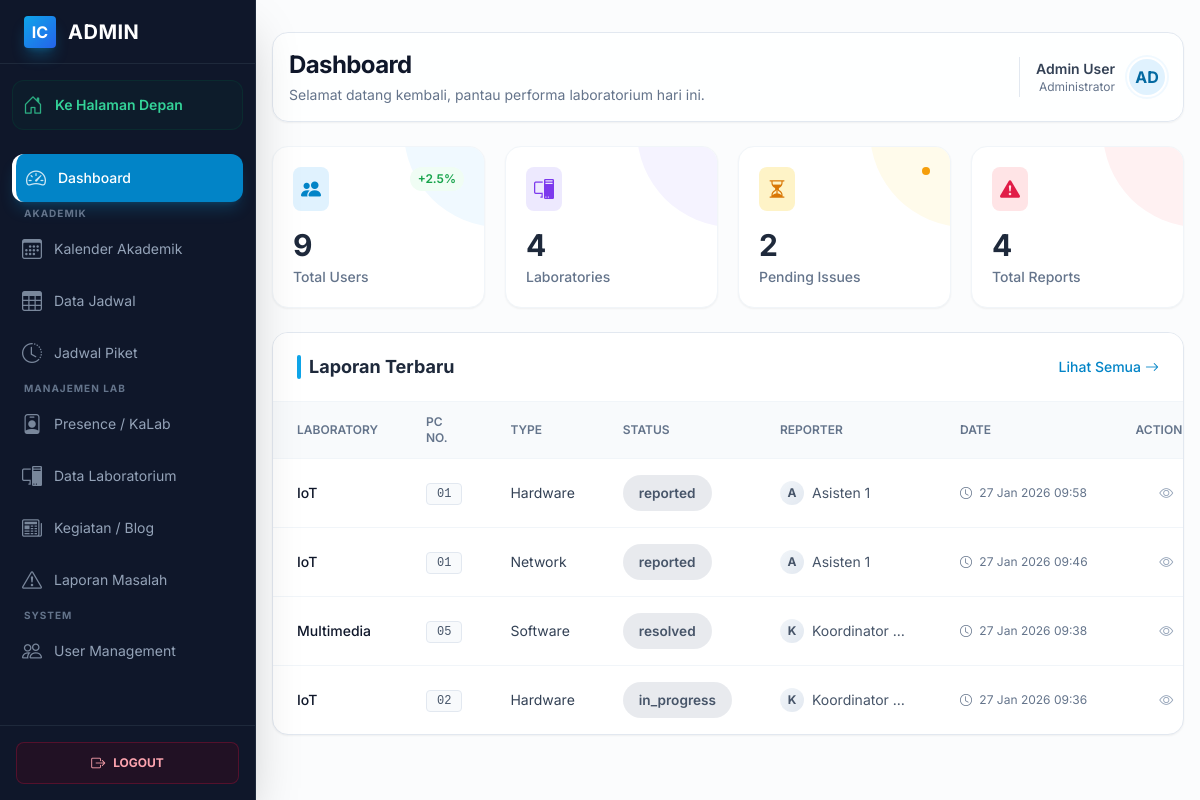
/public/admin/dashboard (signed in), run on the app's committed database.
### tables this page shows
CREATE TABLE `lab_problems` (
  `id` int(11) NOT NULL AUTO_INCREMENT,
  `laboratory_id` int(11) NOT NULL,
  `pc_number` varchar(50) DEFAULT NULL,
  `problem_type` enum('hardware','software','network','other') NOT NULL,
  `description` text NOT NULL,
  `status` enum('reported','in_progress','resolved') DEFAULT 'reported',
  `reported_by` int(11) NOT NULL,
  `assigned_to` int(11) DEFAULT NULL,
  `reported_at` timestamp NOT NULL DEFAULT current_timestamp(),
  `started_at` datetime DEFAULT NULL,
  `completed_at` datetime DEFAULT NULL,
  PRIMARY KEY (`id`),
  KEY `reported_by` (`reported_by`),
  KEY `idx_lab_problems_status` (`status`),
  KEY `idx_lab_problems_lab` (`laboratory_id`),
  KEY `fk_lab_problems_assigned` (`assigned_to`),
  CONSTRAINT `fk_lab_problems_assigned` FOREIGN KEY (`assigned_to`) REFERENCES `users` (`id`) ON DELETE SET NULL,
  CONSTRAINT `lab_problems_ibfk_1` FOREIGN KEY (`laboratory_id`) REFERENCES `laboratories` (`id`) ON DELETE CASCADE,
  CONSTRAINT `lab_problems_ibfk_2` FOREIGN KEY (`reported_by`) REFERENCES `users` (`id`) ON DELETE CASCADE
);

CREATE TABLE `laboratories` (
  `id` int(11) NOT NULL AUTO_INCREMENT,
  `lab_name` varchar(100) NOT NULL,
  `image` varchar(255) DEFAULT NULL,
  `description` text DEFAULT NULL,
  `pc_count` int(11) DEFAULT 0,
  `tv_count` int(11) DEFAULT 0,
  `capacity` int(11) DEFAULT 0,
  `status` enum('active','maintenance','inactive') DEFAULT 'active',
  `location` varchar(100) DEFAULT NULL,
  `building` varchar(50) DEFAULT NULL,
  `floor` varchar(10) DEFAULT NULL,
  `room_number` varchar(20) DEFAULT NULL,
  PRIMARY KEY (`id`)
);

CREATE TABLE `users` (
  `id` int(11) NOT NULL AUTO_INCREMENT,
  `name` varchar(100) NOT NULL,
  `email` varchar(100) NOT NULL,
  `phone` varchar(20) DEFAULT NULL,
  `password` varchar(255) NOT NULL,
  `role_id` int(11) NOT NULL,
  `status` enum('active','inactive') DEFAULT 'active',
  `created_at` timestamp NOT NULL DEFAULT current_timestamp(),
  PRIMARY KEY (`id`),
  UNIQUE KEY `email` (`email`),
  KEY `idx_users_email` (`email`),
  KEY `idx_users_role` (`role_id`),
  CONSTRAINT `users_ibfk_1` FOREIGN KEY (`role_id`) REFERENCES `roles` (`id`)
);

### app/views/admin/dashboard.php (the view, shortened to what the rows shown need)
<?php include APP_PATH . '/views/layouts/header.php'; ?>
<div class="admin-layout antialiased bg-slate-50/50 min-h-screen relative text-slate-800">
    <?php include APP_PATH . '/views/layouts/sidebar.php'; ?>
    <main class="p-4 sm:ml-64 pt-8 transition-all duration-300">
        <div class="max-w-7xl mx-auto space-y-6">
            <div class="flex flex-col md:flex-row justify-between items-start md:items-center gap-4 bg-white/80 backdrop-blur-sm p-4 rounded-2xl border border-slate-200 shadow-sm">
                <div>
                    <h1 class="text-2xl font-bold tracking-tight text-slate-900">Dashboard</h1>
                    <p class="text-slate-500 text-sm mt-1">Selamat datang kembali, pantau performa laboratorium hari ini.</p>
                </div>
                <div class="flex items-center gap-3 pl-4 md:border-l md:border-slate-200">
                    <div class="text-right hidden sm:block">
                        <p class="text-sm font-semibold text-slate-700"><?= e($userName) ?></p>
                        <p class="text-xs text-slate-500">Administrator</p>
                    </div>
                    <div class="w-10 h-10 rounded-full bg-primary-100 flex items-center justify-center text-primary-700 font-bold border-2 border-white shadow-sm ring-2 ring-primary-50">
                        <?= strtoupper(substr($userName, 0, 2)) ?>
                    </div>
                </div>
            </div>
            <div class="admin-content space-y-6">
                <div class="grid grid-cols-1 sm:grid-cols-2 lg:grid-cols-4 gap-5">
                    <div class="group bg-white p-5 rounded-2xl border border-slate-100 shadow-sm hover:shadow-md transition-all duration-300 relative overflow-hidden">
                        <div class="relative z-10">
                            <div class="flex justify-between items-start mb-4">
                                <div class="p-2 bg-primary-100 text-primary-600 rounded-lg">
                                    <i class="bi bi-people-fill text-xl"></i>
                                </div>
                                <span class="text-xs font-semibold text-green-600 bg-green-50 px-2 py-1 rounded-full">+2.5%</span>
                            </div>
                            <div class="stat-value text-3xl font-bold text-slate-800"><?= $statistics['total_users'] ?? 0 ?></div>
                            <div class="stat-label text-slate-500 text-sm font-medium mt-1">Total Users</div>
                        </div>
                    </div>
                    <div class="group bg-white p-5 rounded-2xl border border-slate-100 shadow-sm hover:shadow-md transition-all duration-300 relative overflow-hidden">
                        <div class="absolute right-0 top-0 w-24 h-24 bg-violet-50 rounded-bl-full -mr-4 -mt-4 transition-transform group-hover:scale-110"></div>
                        <div class="relative z-10">
                            <div class="flex justify-between items-start mb-4">
                                <div class="p-2 bg-violet-100 text-violet-600 rounded-lg">
                                    <i class="bi bi-pc-display text-xl"></i>
                                </div>
                            </div>
                            <div class="stat-value text-3xl font-bold text-slate-800"><?= $statistics['total_laboratories'] ?? 0 ?></div>
                            <div class="stat-label text-slate-500 text-sm font-medium mt-1">Laboratories</div>
                        </div>
                    </div>
                    <div class="group bg-white p-5 rounded-2xl border border-slate-100 shadow-sm hover:shadow-md transition-all duration-300 relative overflow-hidden">
                        <div class="absolute right-0 top-0 w-24 h-24 bg-amber-50 rounded-bl-full -mr-4 -mt-4 transition-transform group-hover:scale-110"></div>
                        <div class="relative z-10">
                            <div class="flex justify-between items-start mb-4">
                                <div class="p-2 bg-amber-100 text-amber-600 rounded-lg">
                                    <i class="bi bi-hourglass-split text-xl"></i>
                                </div>
                                <?php if(($statistics['pending_problems'] ?? 0) > 0): ?>
                                    <span class="animate-pulse w-2 h-2 rounded-full bg-amber-500"></span>
                                <?php endif; ?>
                            </div>
                            <div class="stat-value text-3xl font-bold text-slate-800"><?= $statistics['pending_problems'] ?? 0 ?></div>
                            <div class="stat-label text-slate-500 text-sm font-medium mt-1">Pending Issues</div>
                        </div>
                    </div>
                    <div class="group bg-white p-5 rounded-2xl border border-slate-100 shadow-sm hover:shadow-md transition-all duration-300 relative overflow-hidden">
                        <div class="absolute right-0 top-0 w-24 h-24 bg-rose-50 rounded-bl-full -mr-4 -mt-4 transition-transform group-hover:scale-110"></div>
                        <div class="relative z-10">
                            <div class="flex justify-between items-start mb-4">
                                <div class="p-2 bg-rose-100 text-rose-600 rounded-lg">
                                    <i class="bi bi-exclamation-triangle-fill text-xl"></i>
                                </div>
                            </div>
                            <div class="stat-value text-3xl font-bold text-slate-800"><?= $statistics['total_problems'] ?? 0 ?></div>
                            <div class="stat-label text-slate-500 text-sm font-medium mt-1">Total Reports</div>
                        </div>
                    </div>
                </div>
                <div class="bg-white border border-slate-200 rounded-2xl shadow-sm overflow-hidden">
                    <div class="px-6 py-5 border-b border-slate-100 flex justify-between items-center bg-white">
                        <div class="flex items-center gap-2">
                            <div class="w-1 h-6 bg-primary-500 rounded-full"></div>
                            <h2 class="text-lg font-bold text-slate-800">Laporan Terbaru</h2>
                        </div>
                        <a href="<?= url('/admin/problems') ?>" class="text-sm text-primary-600 hover:text-primary-700 font-medium hover:underline flex items-center gap-1">
                            Lihat Semua <i class="bi bi-arrow-right"></i>
                        </a>
                    </div>
                    <div class="overflow-x-auto">
                        <?php if (!empty($recentProblems)): ?>
                            <table class="w-full text-sm text-left text-slate-600">
                                <thead class="text-xs text-slate-500 uppercase bg-slate-50 border-b border-slate-100">
                                    <tr>
                                        <th scope="col" class="px-6 py-3 font-semibold">Laboratory</th>
                                        <th scope="col" class="px-6 py-3 font-semibold">PC No.</th>
                                        <th scope="col" class="px-6 py-3 font-semibold">Type</th>
                                        <th scope="col" class="px-6 py-3 font-semibold">Status</th>
                                        <th scope="col" class="px-6 py-3 font-semibold">Reporter</th>
                                        <th scope="col" class="px-6 py-3 font-semibold">Date</th>
                                        <th scope="col" class="px-6 py-3 font-semibold text-right">Action</th>
                                    </tr>
                                </thead>
                                <tbody class="divide-y divide-slate-100">
                                    <?php foreach (array_slice($recentProblems, 0, 10) as $problem): ?>
                                        <tr class="hover:bg-slate-50/80 transition-colors duration-150">
                                            <td class="px-6 py-4 font-medium text-slate-900"><?= e($problem['lab_name']) ?></td>
                                            <td class="px-6 py-4">
                                                <span class="inline-flex items-center px-2.5 py-0.5 rounded border border-slate-200 bg-slate-50 text-slate-600 text-xs font-medium font-mono">
                                                    <?= e($problem['pc_number']) ?>
                                                </span>
                                            </td>
                                            <td class="px-6 py-4 text-slate-700"><?= getProblemTypeLabel($problem['problem_type']) ?></td>
                                            <td class="px-6 py-4">
                                                <?= getStatusBadge($problem['status']) ?>
                                            </td>
                                            <td class="px-6 py-4">
                                                <div class="flex items-center gap-2">
                                                    <div class="w-6 h-6 rounded-full bg-gradient-to-br from-slate-100 to-slate-200 flex items-center justify-center text-xs text-slate-600 font-bold">
                                                        <?= substr($problem['reporter_name'], 0, 1) ?>
                                                    </div>
                                                    <span class="truncate max-w-[100px]"><?= e($problem['reporter_name']) ?></span>
                                                </div>
                                            </td>
                                            <td class="px-6 py-4 text-slate-500 text-xs whitespace-nowrap">
                                                <i class="bi bi-clock me-1"></i>
                                                <?= formatDateTime($problem['reported_at']) ?>
                                            </td>
                                            <td class="px-6 py-4 text-right">
                                                <a href="<?= url('/admin/problems/' . $problem['id']) ?>"
                                                   class="inline-flex items-center justify-center w-8 h-8 rounded-full text-slate-400 hover:text-primary-600 hover:bg-primary-50 transition-all" title="View Details">
                                                    <i class="bi bi-eye"></i>
                                                </a>
                                            </td>
                                        </tr>
                                    <?php endforeach; ?>
                                </tbody>
                            </table>
                        <?php endif; ?>
                    </div>
                </div>
            </div>
        </div>
    </main>
</div>

### app/helpers/functions.php (shortened to what the rows shown need)
<?php
function e($string) {
    return htmlspecialchars($string, ENT_QUOTES, 'UTF-8');
}
function getStatusBadge($status) {
    $badges = [
        'active' => '<span style="padding: 0.5rem 1rem; border-radius: 9999px; font-size: 0.85rem; font-weight: 600; background: rgba(16, 185, 129, 0.15); color: #059669; display: inline-block;">✓ Active</span>',
        'inactive' => '<span style="padding: 0.5rem 1rem; border-radius: 9999px; font-size: 0.85rem; font-weight: 600; background: rgba(239, 68, 68, 0.15); color: #dc2626; display: inline-block;">✕ Inactive</span>',
        'pending' => '<span style="padding: 0.5rem 1rem; border-radius: 9999px; font-size: 0.85rem; font-weight: 600; background: rgba(245, 158, 11, 0.15); color: #d97706; display: inline-block;">⏳ Pending</span>',
        'completed' => '<span style="padding: 0.5rem 1rem; border-radius: 9999px; font-size: 0.85rem; font-weight: 600; background: rgba(16, 185, 129, 0.15); color: #059669; display: inline-block;">✓ Completed</span>',
        'in_progress' => '<span style="padding: 0.5rem 1rem; border-radius: 9999px; font-size: 0.85rem; font-weight: 600; background: rgba(59, 130, 246, 0.15); color: #2563eb; display: inline-block;">⚙️ In Progress</span>',
        'reported' => '<span style="padding: 0.5rem 1rem; border-radius: 9999px; font-size: 0.85rem; font-weight: 600; background: rgba(245, 158, 11, 0.15); color: #d97706; display: inline-block;">📋 Reported</span>',
        'resolved' => '<span style="padding: 0.5rem 1rem; border-radius: 9999px; font-size: 0.85rem; font-weight: 600; background: rgba(16, 185, 129, 0.15); color: #059669; display: inline-block;">✅ Resolved</span>',
    ];
    return $badges[$status] ?? '<span style="padding: 0.5rem 1rem; border-radius: 9999px; font-size: 0.85rem; font-weight: 600; background: rgba(100, 116, 139, 0.15); color: #475569; display: inline-block;">' . e($status) . '</span>';
}
function url($path = '') {
    return BASE_URL . '/' . ltrim($path, '/');
}

### data on the page
lab_problems: assigned_to "4", laboratory.lab_name "IoT", pc_number "01", problem_type "Hardware", status "reported", reported_by.name "A", reported_by.name "Asisten 1", reported_at "27 Jan 2026 09:58"
lab_problems: laboratory.lab_name "IoT", pc_number "01", problem_type "Network", status "reported", reported_by.name "A", reported_by.name "Asisten 1", reported_at "27 Jan 2026 09:46"
lab_problems: laboratory.lab_name "Multimedia", pc_number "05", problem_type "Software", status "resolved", reported_by.name "K", reported_by.name "Koordinator…", reported_at "27 Jan 2026 09:38"
lab_problems: laboratory.lab_name "IoT", pc_number "02", problem_type "Hardware", status "in_progress", reported_by.name "K", reported_by.name "Koordinator…", reported_at "27 Jan 2026 09:36"

### other printed values
$userName "Admin User"
substr($userName, 0, 2) "AD"
$statistics['total_users'] "9"
$statistics['pending_problems'] "2"
